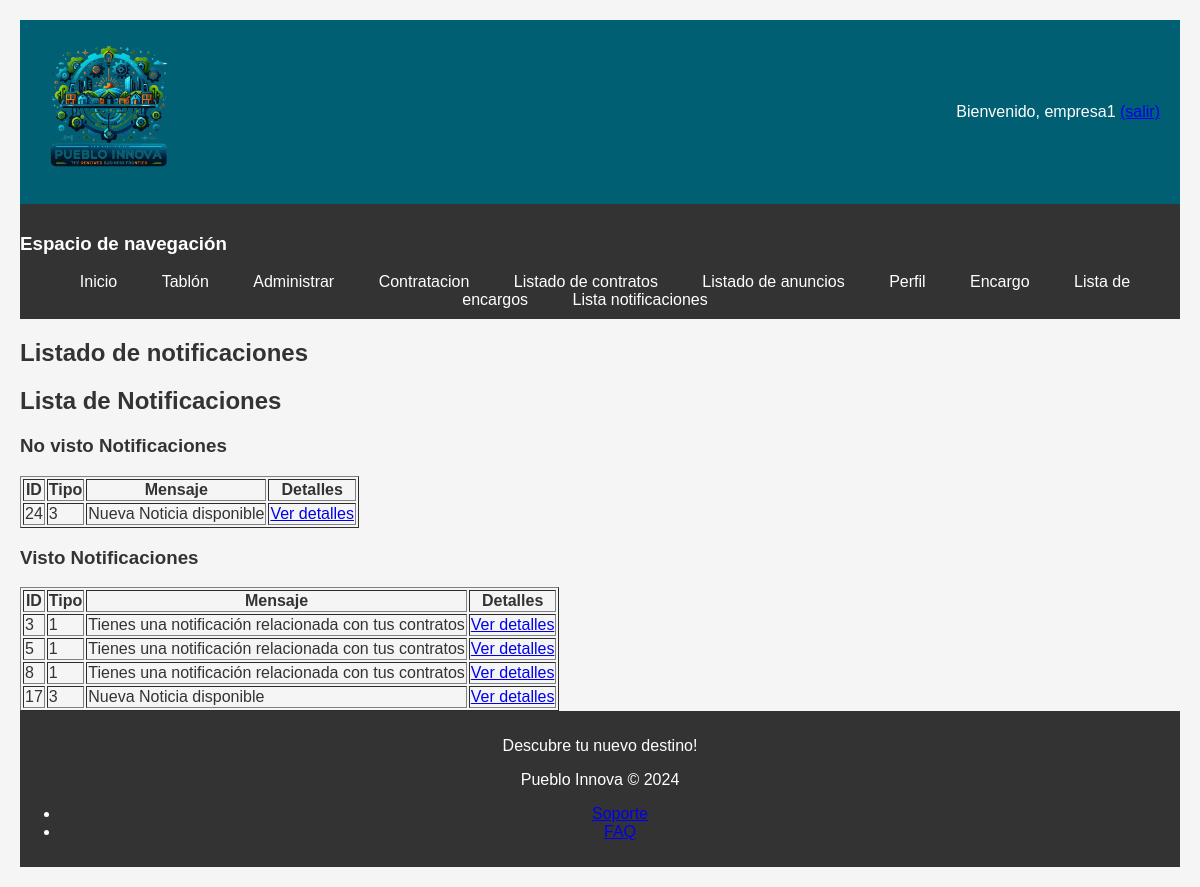
Page /notificacionListado.php (signed in) on the committed database.
### tables this page shows
CREATE TABLE `notificaciones` (
  `id` int(11) NOT NULL,
  `idReferencia` int(11) NOT NULL COMMENT 'Id del contrato, noticia, servicio que ha causado la notificación',
  `tipo` tinyint(4) NOT NULL COMMENT 'Tipo de notificación (contrato, encargo, noticia ...)',
  `fecha` datetime NOT NULL,
  `estado` tinyint(4) NOT NULL,
  `idEmisor` int(11) NOT NULL,
  `idReceptor` int(11) NOT NULL,
  `titulo` varchar(50) NOT NULL
);

### includes/clases/Notificacion.php (called while the page is built, shortened)
<?php
class Notificacion
{
    private $id;
    private $tipo;
    private $estado;
    public function __construct($idReferencia, $tipo, $estado, $idEmisor, $idReceptor, $titulo, $fecha = null, $id = null)
    {
        $this->id = $id;
        $this->tipo = $tipo;
        $this->estado = $estado;
    }
    public function getId() {
        return $this->id;
    }
    public function getMensaje() {
        switch ($this->tipo) {
            case self::CONTRATO_TIPO:
                return "Tienes una notificación relacionada con tus contratos";
            case self::NOTICIA_TIPO:
                return "Nueva Noticia disponible";
        }
    }
    public function getEstado() {
        return $this->estado;
    }
    public function getTipo() {
        return $this->tipo;
    }
    public static function getNotificacionesPorUsuario($idUsuario)
    {
        $conn = Aplicacion::getInstance()->getConexionBd();
        $query = "SELECT * FROM notificaciones WHERE idReceptor = ?";
        $stmt = $conn->prepare($query);
        if ($stmt) {
            $stmt->bind_param("i", $idUsuario);
            if ($stmt->execute()) {
                $result = $stmt->get_result();
                $notificaciones = [];
                while ($fila = $result->fetch_assoc()) {
                    $notificaciones[] = new Notificacion($fila['idReferencia'], $fila['tipo'], $fila['estado'], $fila['idEmisor'], $fila['idReceptor'], $fila['titulo'], $fila['fecha'], $fila['id']);
                }
                return $notificaciones;
            } else {
                $stmt->close();
                error_log("Error al obtener notificaciones: " . $stmt->error);
                return null;
            }
        } else {
            error_log("Error al preparar la consulta de notificaciones: " . $conn->error);
            return null;
        }
    }
}
?>

### includes/formularios/FormularioNotificacionListado.php (the view, shortened to what this page needs)
<?php
require_once __DIR__ . '/Formulario.php';
require_once __DIR__.'/../../includes/clases/Notificacion.php';
class FormularioNotificacionListado extends Formulario
{
    protected function generaCamposFormulario(&$datos) {
        $html = '<h2>Lista de Notificaciones</h2>';
        $notificaciones = Notificacion::getNotificacionesPorUsuario($_SESSION['id']);
        $html .= $this->generateNotificationsTableHtml($notificaciones, Notificacion::NO_VISTO_ESTADO);
        $html .= $this->generateNotificationsTableHtml($notificaciones, Notificacion::VISTO_ESTADO);
        return $html;
    }
    private function generateNotificationsTableHtml($notificaciones, $estado) {
        $estadoNombre = ($estado === Notificacion::VISTO_ESTADO) ? 'Visto' : 'No visto';
        $html = "<h3>$estadoNombre Notificaciones</h3>";
        $filteredNotifications = array_filter($notificaciones, function ($notificacion) use ($estado) {
            return $notificacion->getEstado() == $estado;
        });
        $html .= '<table border="1">';
        $html .= '<tr><th>ID</th><th>Tipo</th><th>Mensaje</th><th>Detalles</th></tr>';
        foreach ($filteredNotifications as $notificacion) {
            $link = $this->generateActionLink($notificacion);
            $html .= sprintf(
                '<tr><td>%d</td><td>%s</td><td>%s</td><td>%s</td></tr>',
                $notificacion->getId(),
                $notificacion->getTipo(),
                htmlspecialchars($notificacion->getMensaje()),
                $link
            );
        }
        $html .= '</table>';
        return $html;
    }
    private function generateActionLink($notificacion) {
        return "<a href='". RUTA_APP ."/notificacionDetallado.php?id={$notificacion->getId()}'>Ver detalles</a>";
    }
}
?>

### css/prueba.css (style rules this page uses)
body { font-family: 'Arial', sans-serif; background-color: #f5f5f5; color: #333; padding: 20px; margin: 0; }

### rows in the picture
notificaciones: id "24", tipo "3", tipo "Nueva Noticia disponible"
notificaciones: id "3", tipo "1", tipo "Tienes una notificación relacionada con tus contratos"
notificaciones: id "5", tipo "1", tipo "Tienes una notificación relacionada con tus contratos"
notificaciones: id "8", tipo "1", tipo "Tienes una notificación relacionada con tus contratos"
notificaciones: id "17", tipo "3", tipo "Nueva Noticia disponible"

### other values in the picture
$_SESSION['nombre'] "empresa1"
$estadoNombre "No visto Visto"
